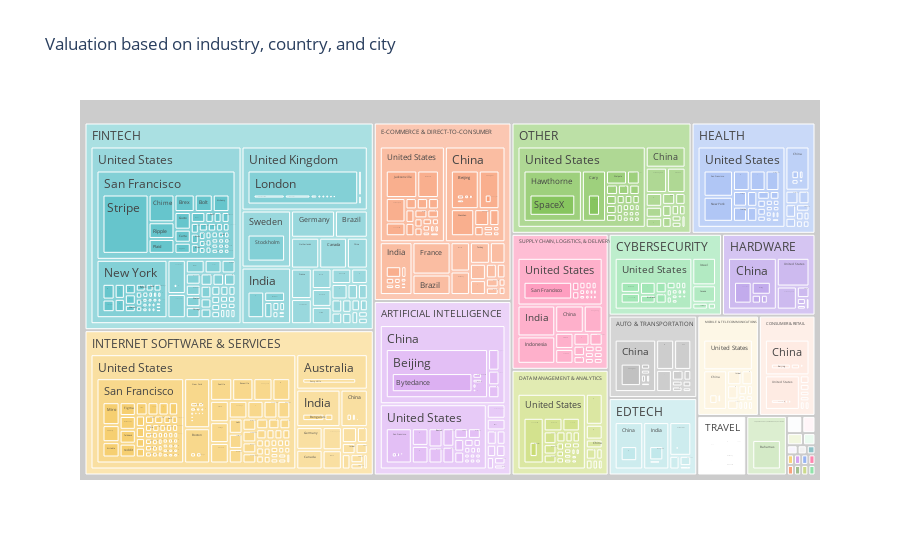

Notebook code for this chart:
### Markdown cell above
## Treemap of Valuation based on industry, country, and city

### Code cell
tree_df = dataframe.copy()
tree_df["Country"] = tree_df["Country"].astype(object)
tree_df["City"] = tree_df["City"].astype(object)
tree_df["Industry"] = tree_df["Industry"].astype(object)

fig = px.treemap(tree_df,path=["Industry","Country", "City","Company"],
            values="Valuation ($B)",
            title="Valuation based on industry, country, and city",
            color_discrete_sequence=px.colors.qualitative.Pastel)
fig.update_traces(root_color="#cccccc")
iplot(fig)

### Figure 1 — Plotly figure (JSON) as saved in the notebook; plotly's stock layout.template omitted (floating-point values rounded to 4 significant figures; data arrays with more than 128 entries replaced by an {"elided": "..."} marker saying what was removed)
{"data": [{"branchvalues": "total", "domain": {"x": [0, 1], "y": [0, 1]}, "hovertemplate": "labels=%{label}<br>Valuation ($B)=%{value}<br>parent=%{parent}<br>id=%{id}<extra></extra>", "ids": {"elided": "1817 str values"}, "labels": {"elided": "1817 str values"}, "name": "", "parents": {"elided": "1817 str values"}, "root": {"color": "#cccccc"}, "type": "treemap", "values": {"elided": "1817 float values"}}], "layout": {"legend": {"tracegroupgap": 0}, "title": {"text": "Valuation based on industry, country, and city"}, "treemapcolorway": ["rgb(102, 197, 204)", "rgb(246, 207, 113)", "rgb(248, 156, 116)", "rgb(220, 176, 242)", "rgb(135, 197, 95)", "rgb(158, 185, 243)", "rgb(254, 136, 177)", "rgb(201, 219, 116)", "rgb(139, 224, 164)", "rgb(180, 151, 231)", "rgb(179, 179, 179)"]}}
